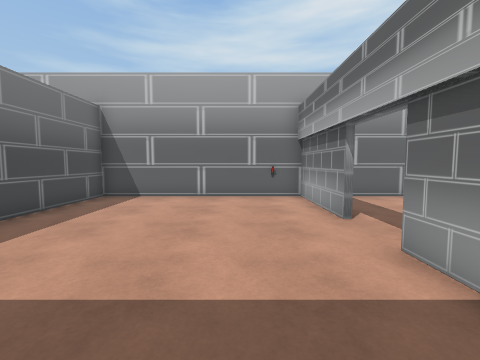
view 1 (above)

12 first-person views from a walk through a Unity game level. The camera is 1.3 m above the floor, tilts 4° down and sees 90° across. Doors are open. The floor is counted in squares, 1 m on a side. Each view is taken from the middle of a square. On the plan, view 1 faces up. The plan holds only what a view shows up to about 12 squares ahead; the rest is blank.

view 2
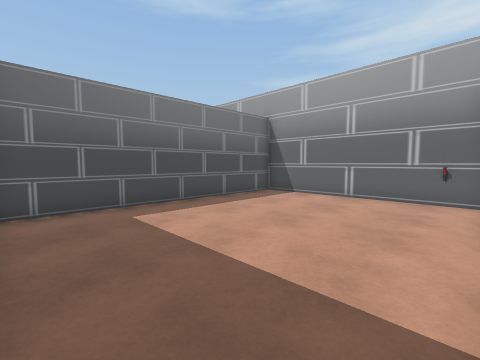

view 3
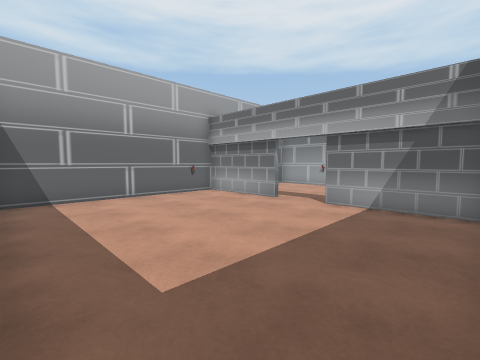

view 4
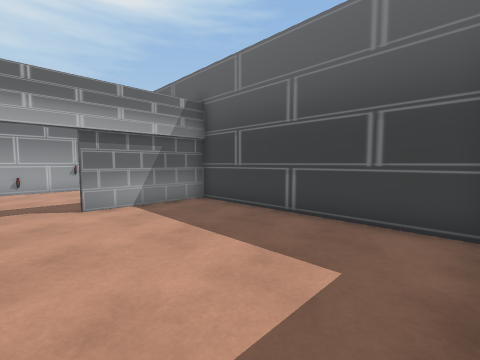

view 5
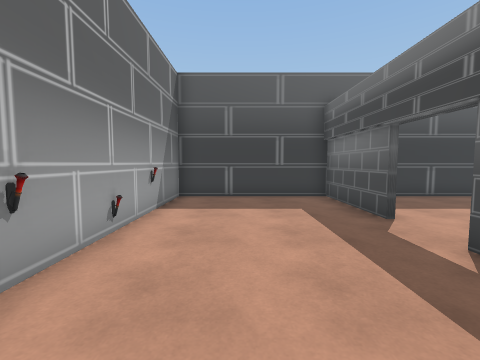

view 6
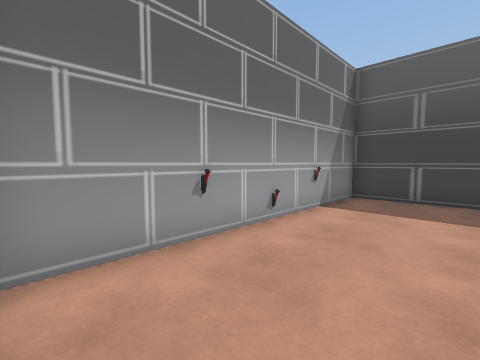

view 7
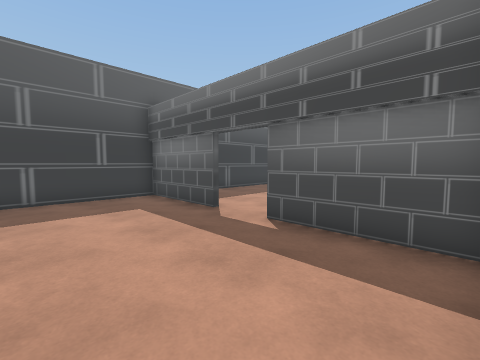

view 8
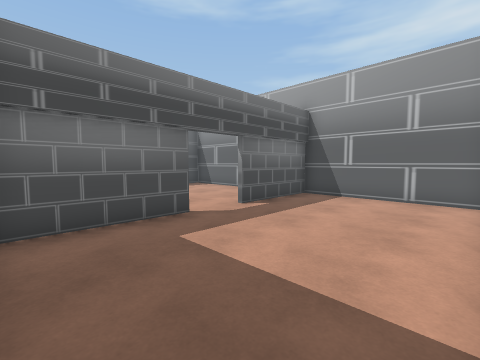

view 9
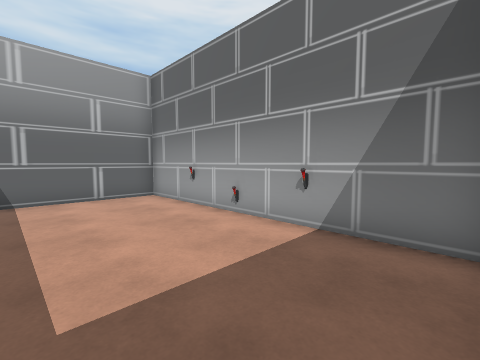

view 10
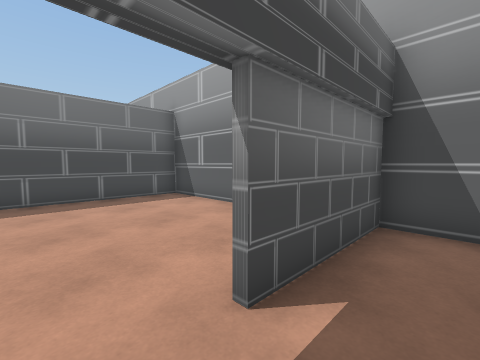

view 11
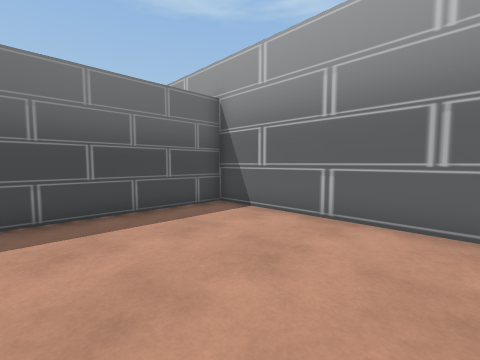

view 12
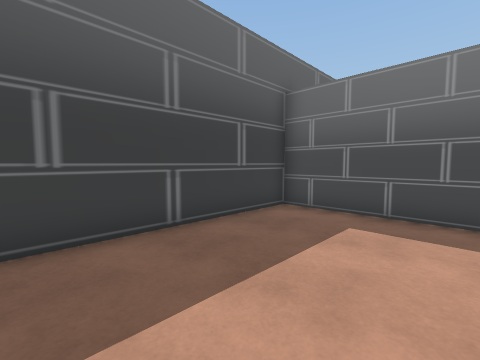

### Floor plan
Ten units are one square. View 1 is at (0, 0); x grows to the right and y downward. Boxes are objects, and circles mark ways between rooms. Rooms are numbered by the first view taken in them; rooms with no view inside come last. Other rooms are left out.
<svg viewBox="-59 -100 149 109">
<path fill="none" stroke="#000" d="M24 -54 24 -95M30 -94 -54 -94 -54 4 24 4 24 -35M26 -36 26 4 84 4 84 -94 30 -94M26 -95 26 -55"/>
<rect x="5" y="-95" width="10" height="10" fill="#bbb"><title>other object</title></rect>
<rect x="75" y="-35" width="10" height="10" fill="#bbb"><title>other object</title></rect>
<rect x="75" y="-55" width="10" height="10" fill="#bbb"><title>other object</title></rect>
<rect x="75" y="-75" width="10" height="10" fill="#bbb"><title>torch</title></rect>
<circle cx="25" cy="-45" r="3" fill="#2a7"/>
<text x="-20" y="-40">1</text>
<text x="60" y="-50">2</text>
</svg>
Room 1 opens to room 2.

Where each view was taken, in squares from view 1:
view 1: 0 up, 0 right, facing up
view 2: 0 up, 2 right, facing up-left
view 3: 0 up, 5 left, facing up-right
view 4: 5 up, 5 left, facing down-right
view 5: 9 up, 6 right, facing down
view 6: 9 up, 5 right, facing down-right
view 7: 9 up, 7 right, facing down-left
view 8: 0 up, 8 right, facing up-left
view 9: 0 up, 4 right, facing up-right
view 10: 4 up, 4 right, facing up-left
view 11: 4 up, 1 right, facing up-left
view 12: 4 up, 1 right, facing down-left
